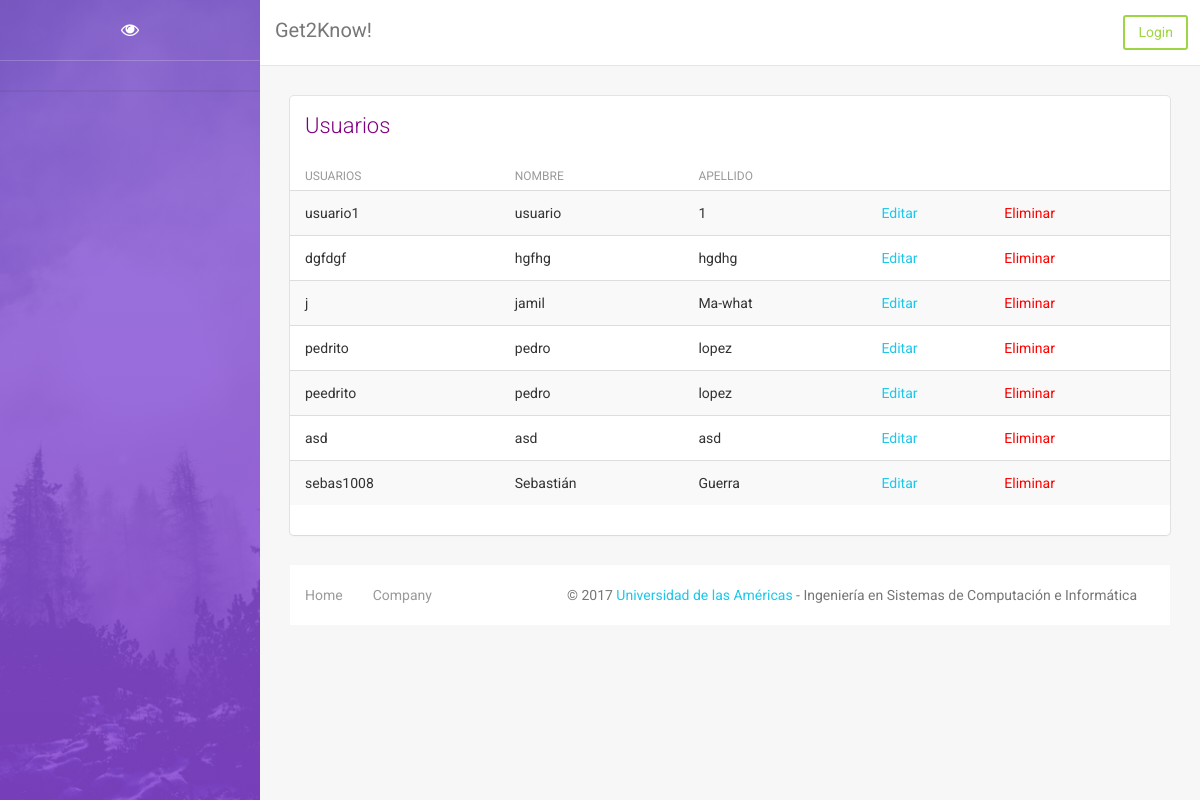
The page /index.php/user_ctrl/obtenerdatos on the database its author committed.
### tables this page shows
CREATE TABLE `tblusuario` (
  `idusuario` int(3) NOT NULL,
  `UsuarioName` varchar(80) NOT NULL,
  `Password` varchar(100) NOT NULL,
  `Nombre` varchar(50) NOT NULL,
  `Apellido` varchar(50) NOT NULL,
  `email` varchar(120) NOT NULL,
  `sobre` varchar(220) NOT NULL
);

### application/controllers/user_ctrl.php (called while the page is built, shortened)
<?php
class user_ctrl extends CI_Controller {
	function __construct(){
		$this->load->helper('form');
		$this->load->model('User_model');
	}
	public function obtenerdatos(){
		$data['usuarios'] = $this->User_model->obtenerUsuarios();
		$this->load->view('Vista/usuarios_view',$data);
	}
}

### index.php (called while the page is built, shortened)
<?php
require_once BASEPATH.'core/CodeIgniter.php';

### application/models/user_model.php (called while the page is built, shortened)
<?php
class User_model extends CI_Model{
	function obtenerUsuarios(){
		$query = $this->db->get('tblusuario');
		if($query->num_rows() > 0) return $query->result_array();
		else return false;
	}
}
?>

### application/views/Vista/usuarios_view.php (the view, shortened to what this page needs)
<!doctype html>
	<html lang="en">
	<head>
			<link rel="stylesheet" href="http://localhost/Proyecto/assets/css/bootstrap.min.css"); />
			<link rel="stylesheet" href="http://localhost/Proyecto/assets/css/animate.min.css"); />
			<link rel="stylesheet" href="http://localhost/Proyecto/assets/css/light-bootstrap-dashboard.css"); />
			<link rel="stylesheet" href="http://localhost/Proyecto/assets/css/demo.css"); />
	    <link href="http://maxcdn.bootstrapcdn.com/font-awesome/4.2.0/css/font-awesome.min.css" rel="stylesheet">
			<link rel="stylesheet" href="http://localhost/Proyecto/assets/css/pe-icon-7-stroke.css"); />
	</head>
	<body>
	<div class="wrapper">
	    <div class="sidebar" data-color="purple" data-image="http://localhost/Proyecto/assets/img/sidebar-5.jpg">
	    	<div class="sidebar-wrapper">
	            <div class="logo">
	                <a href="http://localhost/Proyecto/content_ctrl/MostrarContenido" class="simple-text">
	                    <i class="fa fa-eye"></i>
	                </a>
	            </div>
	    	</div>
	    </div>
	    <div class="main-panel">
	        <nav class="navbar navbar-default navbar-fixed">
	            <div class="container-fluid">
	                <div class="navbar-header">
	                    <a class="navbar-brand" href="http://localhost/Proyecto/content_ctrl/MostrarContenido">Get2Know!</a>
	                </div>
	                <div class="collapse navbar-collapse">
										<ul class="nav navbar-nav navbar-right">
											<?php
													if($this->session->userdata('is_logged_in'))
													{ ?>
														<li class="dropdown">
		                              <a href="#" class="dropdown-toggle" data-toggle="dropdown">
		                                    Pregunta
		                                    <b class="caret"></b>
		                              </a>
		                              <ul class="dropdown-menu">
		                                <li><a href="http://localhost/Proyecto/pregunta_ctrl/">Crear</a></li>
																		<li><a href="http://localhost/Proyecto/pregunta_ctrl/obtenerPreguntaC">Ver</a></li>
		                              </ul>
		                        </li>
													<li class="dropdown">
	                              <a href="#" class="dropdown-toggle" data-toggle="dropdown">
	                                    Categoría
	                                    <b class="caret"></b>
	                              </a>
	                              <ul class="dropdown-menu">
	                                <li><a href="http://localhost/Proyecto/categoria_ctrl/">Crear</a></li>
																	<li><a href="http://localhost/Proyecto/categoria_ctrl/obtenerCategoriaC">Ver</a></li>
	                              </ul>
	                        </li>
	                        <li class="dropdown">
	                              <a href="#" class="dropdown-toggle" data-toggle="dropdown">
	                                    Mi Arte
	                                    <b class="caret"></b>
	                              </a>
	                              <ul class="dropdown-menu">
	                                <li><a href="http://localhost/Proyecto/content_ctrl/MostrarMiContenido">Ver Mis Artes</a></li>
	                                <li><a href="http://localhost/Proyecto/content_ctrl/">Agregar Nueva Arte</a></li>
	                              </ul>
	                        </li>
	                        <li>
																	<?php echo form_open_multipart('/Login_ctrl/logout');?>
																    	<?= form_submit('','Log Out',"class='btn btn-outline btn-link btn-sm'")?>
																		<?= form_close() ?>
	                        </li>
											<?php } else { ?>
												<li>
																<?php echo form_open_multipart('/Login_ctrl');?>
																		<?= form_submit('','Login',"class='btn btn-lg btn-success btn-block btn-sm'")?>
																	<?= form_close() ?>
												</li>
												<?php } ?>
										</ul>
	                </div>
	            </div>
	        </nav>
	        <div class="content">
							<div class="container-fluid">
									<div class="row">
											<div class="col-md-12">
													<div class="card">
															<div class="header">
																	<h4 class="title" style="color:purple">Usuarios</h4>
															</div>
															<div class="content table-responsive table-full-width">
																	<table class="table table-hover table-striped">
																			<thead>
																					<th>Usuarios</th>
																					<th>Nombre</th>
																					<th>Apellido</th>
																			</thead>
																			<tbody>
																				<?php foreach($usuarios as $usuario) { ?>
																					<tr>
																						<td>
																							<?php echo $usuario['UsuarioName']; ?>
																						</td>
																						<td>
																							<?php echo $usuario['Nombre']; ?>
																						</td>
																						<td>
																							<?php echo $usuario['Apellido']; ?>
																						</td>
																						<td>
																							<a href="<?php echo site_url('user_ctrl/EditarUsuarioC/'.$usuario['idusuario']); ?>">Editar</a>
																						</td>
																						<td>
																							<a href="<?php echo site_url('user_ctrl/borrarUsuarioC/'.$usuario['idusuario']); ?>" style="color:red">Eliminar</a>
																						</td>
																					</tr>
																				<?php } ?>
																			</tbody>
																	</table>
															</div>
													</div>
											</div>
									</div>
	        <footer class="footer">
	            <div class="container-fluid">
	                <nav class="pull-left">
	                    <ul>
	                        <li>
	                            <a href="http://localhost/Proyecto/content_ctrl/MostrarContenido">
	                                Home
	                            </a>
	                        </li>
	                        <li>
	                            <a href="http://www.udla.edu.ec">
	                                Company
	                            </a>
	                        </li>
	                    </ul>
	                </nav>
	                <p class="copyright pull-right">
	                    &copy; 2017 <a href="http://www.udla.edu.ec">Universidad de las Américas</a> - Ingeniería en Sistemas de Computación e Informática
	                </p>
	            </div>
	        </footer>
	    </div>
	</div>
	</body>
	</html>

### rows shown on the page
tblusuario: UsuarioName "usuario1", Nombre "usuario", Apellido "1"
tblusuario: UsuarioName "dgfdgf", Nombre "hgfhg", Apellido "hgdhg"
tblusuario: UsuarioName "j", Nombre "jamil", Apellido "Ma-what"
tblusuario: UsuarioName "pedrito", Nombre "pedro", Apellido "lopez"
tblusuario: UsuarioName "peedrito", Nombre "pedro", Apellido "lopez"
tblusuario: UsuarioName "asd", Nombre "asd", Apellido "asd"
tblusuario: UsuarioName "sebas1008", Nombre "Sebastián", Apellido "Guerra"
